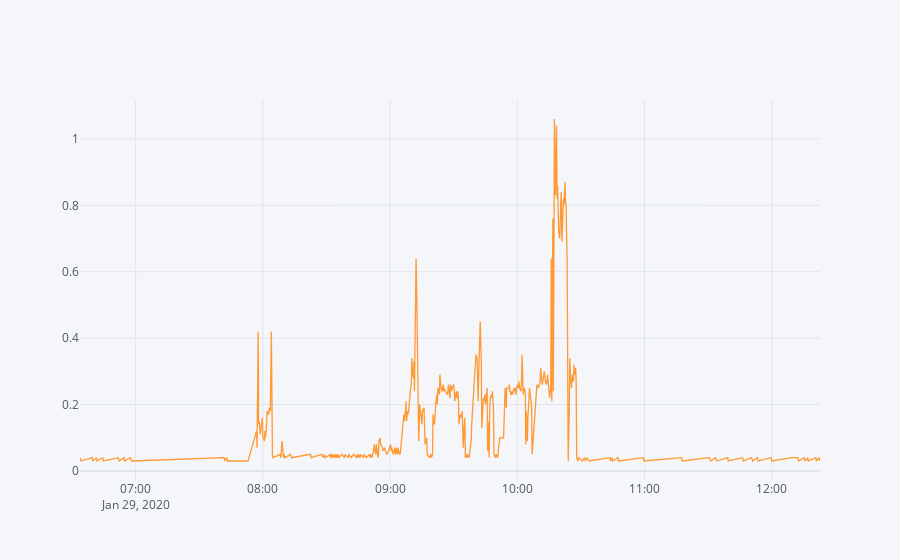

The code cell stored with this chart in its notebook:
### Code cell
headers = ['name','ts','X']
df = pd.read_csv('data/cotton_wash.csv', parse_dates=True,
                     date_parser=parse_utc_ts, index_col='ts', names=headers, header=None)
df = df.drop(columns=["name"])
iplot(df.iplot(asFigure=True, kind='scatter'))

### Figure 1 — Plotly figure (JSON) as saved in the notebook; plotly's stock layout.template omitted (floating-point values rounded to 4 significant figures; data arrays with more than 128 entries replaced by an {"elided": "..."} marker saying what was removed)
{"data": [{"line": {"color": "rgba(255, 153, 51, 1.0)", "dash": "solid", "shape": "linear", "width": 1.3}, "mode": "lines", "name": "X", "text": "", "type": "scatter", "x": {"elided": "362 str values"}, "y": {"elided": "362 float values"}}], "layout": {"legend": {"bgcolor": "#F5F6F9", "font": {"color": "#4D5663"}}, "paper_bgcolor": "#F5F6F9", "plot_bgcolor": "#F5F6F9", "title": {"font": {"color": "#4D5663"}}, "xaxis": {"gridcolor": "#E1E5ED", "showgrid": true, "tickfont": {"color": "#4D5663"}, "title": {"font": {"color": "#4D5663"}, "text": ""}, "zerolinecolor": "#E1E5ED"}, "yaxis": {"gridcolor": "#E1E5ED", "showgrid": true, "tickfont": {"color": "#4D5663"}, "title": {"font": {"color": "#4D5663"}, "text": ""}, "zerolinecolor": "#E1E5ED"}}}
